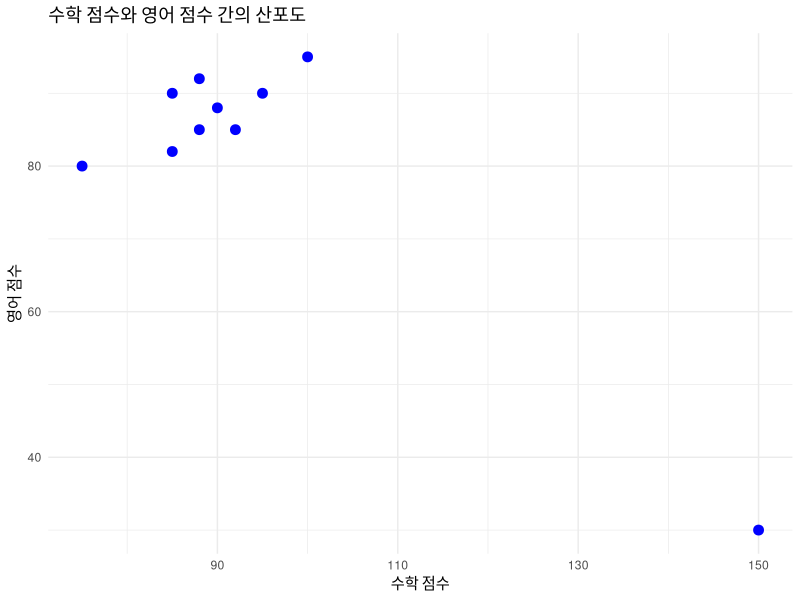

The R source for this figure:
# --------------------------------------------------------------------
# 이상치 탐지를 위해 산포도 그리기
# --------------------------------------------------------------------

# 설치된 패키지 불러오기
library(openxlsx)

# ggplot2 패키지 로드
library(ggplot2)

# students 데이터프레임 생성 (이상치 포함)
students <- data.frame(
  학번 = 1:10,
  이름 = c("홍길동", "김영희", "이철수", "박영수", "최지혜", "한지민", 
         "강하늘", "조정석", "배수지", "김수현"),
  나이 = c(23, 25, 22, 24, 23, 24, 22, 25, 23, 24),
  수학 = c(90, 85, 88, 92, 95, 100, 75, 88, 85, 150),  # 이상치: 150
  영어 = c(88, 90, 92, 85, 90, 95, 80, 85, 82, 30)    # 이상치: 30
)

# 이상치 엑셀 파일 생성
write.xlsx(students, sheetName="Sheet1", file = "data/students_outliers.xlsx")

# 산포도 그리기
ggplot(students, aes(x = 수학, y = 영어)) +
  geom_point(color = "blue", size = 3) +
  labs(title = "수학 점수와 영어 점수 간의 산포도",
       x = "수학 점수",
       y = "영어 점수") +
  theme_minimal()

